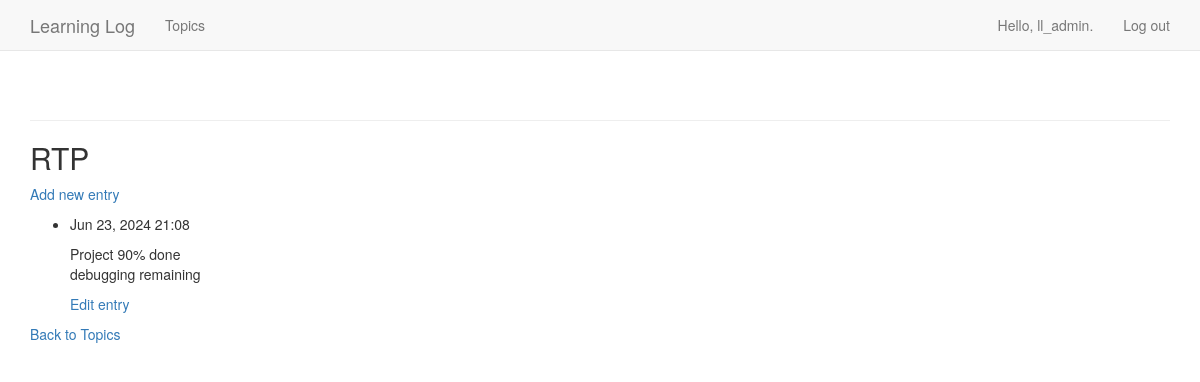
The page /topics/3/ (signed in) on the database its author committed.
### learning_logs/models.py (models this page shows, shortened)
class Topic(models.Model):
    text = models.CharField(max_length=200)
    date_added = models.DateTimeField(auto_now_add=True)
    owner = models.ForeignKey(User, on_delete=models.CASCADE)  # Specify on_delete
    def __str__(self):
        return self.text

class Entry(models.Model):
    topic = models.ForeignKey(Topic, on_delete=models.CASCADE)  # Specify on_delete
    text = models.TextField()
    date_added = models.DateTimeField(auto_now_add=True)
    class Meta:
        verbose_name_plural = 'entries'

### learning_logs/views.py (the view)
# urls.py: path('topics/<int:topic_id>/', views.topic, name='topic'),
@login_required
def topic(request, topic_id):
    topic = get_object_or_404(Topic, id=topic_id)
    if topic.owner != request.user:
        raise Http404
    entries = topic.entry_set.order_by('-date_added')
    context = {'topic': topic, 'entries': entries}
    return render(request, 'learning_logs/topic.html', context)

### learning_logs/Templates/learning_logs/topic.html
{% extends "learning_logs/base.html" %}
{% block content %}
  <h2>{{ topic }}</h2>
  <p><a href="{% url 'learning_logs:new_entry' topic.id %}">Add new entry</a></p>
  <ul>
    {% for entry in entries %}
      <li>
        <p>{{ entry.date_added|date:'M d, Y H:i' }}</p>
        <p>{{ entry.text|linebreaks }}</p>
        <p><a href="{% url 'learning_logs:edit_entry' entry.id %}">Edit entry</a></p>
      </li>
    {% empty %}
      <li>No entries have been added yet.</li>
    {% endfor %}
  </ul>
  <p><a href="{% url 'learning_logs:topics' %}">Back to Topics</a></p>
{% endblock content %}

### learning_logs/Templates/learning_logs/base.html (shortened to what this page needs)
{% load bootstrap3 %}
<!DOCTYPE html>
<html lang="en">
<head>
    {% bootstrap_css %}
</head>
<body>
<nav class="navbar navbar-default navbar-static-top">
    <div class="container">
        <div class="navbar-header">
            <a class="navbar-brand" href="{% url 'learning_logs:index' %}">
                Learning Log
            </a>
        </div>
        <div id="navbar" class="navbar-collapse collapse">
            <ul class="nav navbar-nav">
                <li><a href="{% url 'learning_logs:topics' %}">Topics</a></li>
            </ul>
            <ul class="nav navbar-nav navbar-right">
                {% if user.is_authenticated %}
                    <li><a>Hello, {{ user.username }}.</a></li>
                    <li><a href="{% url 'users:logout' %}">Log out</a></li>
                {% else %}
                    <li><a href="{% url 'users:register' %}">Register</a></li>
                    <li><a href="{% url 'users:login' %}">Log in</a></li>
                {% endif %}
            </ul>
        </div>
    </div>
</nav>
<div class="container">
    <div class="page-header">
    </div>
    <div>
        {% block content %}{% endblock content %}
    </div>
</div>
</body>
</html>
</body>
</html>

### rows shown on the page
Topic: text "RTP"
Entry: date_added "Jun 23, 2024 21:08", text "Project 90% done debugging remaining"

### other values the page prints
{{ user.username }} "ll_admin"
